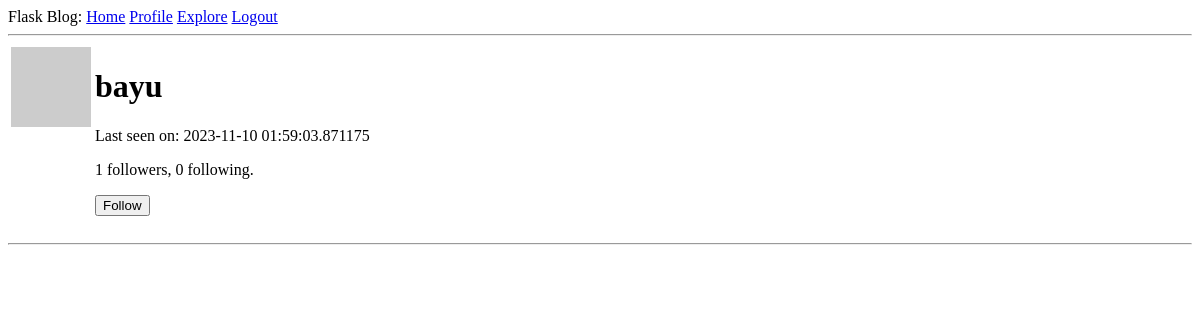
Page /user/bayu (signed in) on the earlier database version.
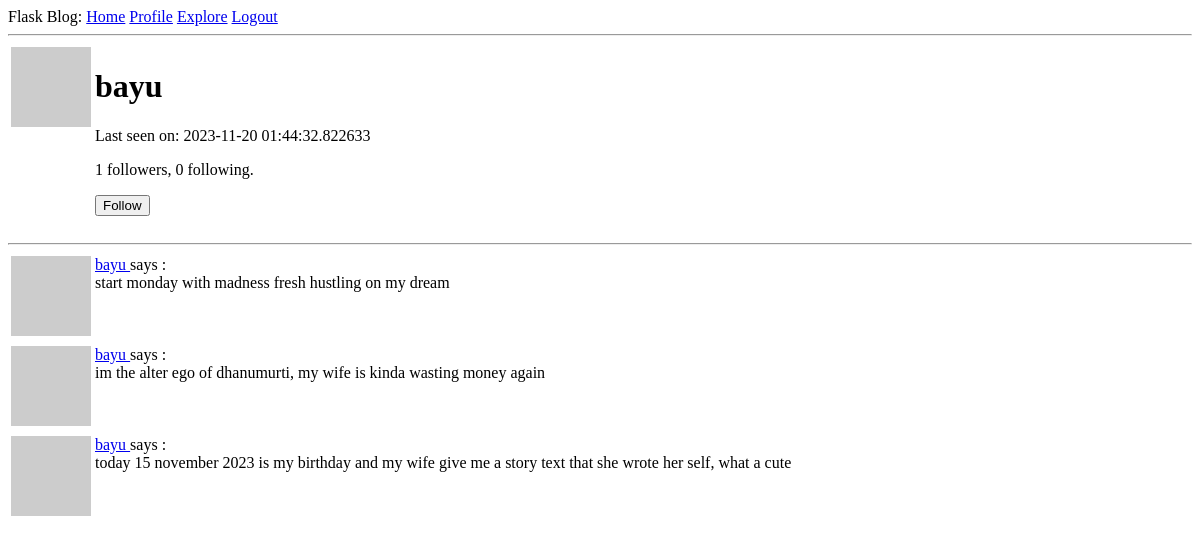
Same page on the later database version.
### app/models.py (models this page shows, shortened)
class User(UserMixin, db.Model):
    id = db.Column(db.Integer, primary_key=True)
    username = db.Column(db.String(64), index=True, unique=True)
    email = db.Column(db.String(120), index=True, unique=True)
    password_hash = db.Column(db.String(128))
    posts = db.relationship('Post', backref='author', lazy='dynamic')
    about_me = db.Column(db.String(140))
    last_seen = db.Column(db.DateTime, default=datetime.utcnow)
    followed = db.relationship(
        'User', secondary=followers,
        primaryjoin = (followers.c.follower_id == id),
        secondaryjoin = (followers.c.followed_id == id),
        backref = db.backref('followers', lazy='dynamic'), lazy ='dynamic')
    def avatar(self, size):
        digest = md5(self.email.lower().encode('utf-8')).hexdigest()
        return 'https://www.gravatar.com/avatar/{}?d=robohash&s{}'.format(digest, size)
    def is_following(self, user):
        return self.followed.filter(
            followers.c.followed_id == user.id).count() > 0
    """-- followed post query without users own post --
    def followed_post(self):
        return Post.query.join(
            followers, (followers.c.followed_id == Post.user_id)).filter(
                followers.c.follower_id == self.id).order_by(
                    Post.timestamp.desc())
                    """

class Post(db.Model):
    id = db.Column(db.Integer, primary_key=True)
    body = db.Column(db.String(140))
    timestamp = db.Column(db.DateTime, index=True, default=datetime.utcnow)
    user_id = db.Column(db.Integer, db.ForeignKey('user.id'))

### app/routes.py (the view)
@app.route('/user/<username>')
@login_required
def user(username):
    page = request.args.get('page', type=int)
    form = EmptyForm()
    user = User.query.filter_by(username=username).first_or_404()
    posts = user.posts.order_by(Post.timestamp.desc()).paginate(
        page=page, per_page=app.config['POST_PER_PAGE'], error_out=False)
    next_url = url_for('user', username=user.username, page=posts.next_num) \
        if posts.has_next else None
    prev_url = url_for('user', username=user.username, page=posts.prev_num) \
        if posts.has_prev else None
    return render_template('user.html', user=user, posts=posts.items,
                        form=form, next_url=next_url, prev_url=prev_url)

### app/forms.py
class EmptyForm(FlaskForm):
    submit = SubmitField('Submit')

### app/models.py (called while the page is built)
@login.user_loader
def load_user(id):
    return User.query.get(int(id))

### app/routes.py (called while the page is built)
@app.before_request
def before_request():
    if current_user.is_authenticated:
        current_user.last_seen = datetime.utcnow()
        db.session.commit()

### app/templates/user.html (shortened to what this page needs)
{% extends "base.html" %}
{% block content %}
<table>
    <tr valign="top">
        <td><img src="{{ user.avatar(128) }}"</td>
        <td>
            <h1>{{ user.username }}</h1>
            {% if user.last_seen %}<p>Last seen on: {{ user.last_seen }}</p>{% endif %}
            <p>{{ user.followers.count() }} followers, {{ user.followed.count() }} following.</p>
            {% if user == current_user %}
                <p><a href="{{ url_for('edit_profile') }}">Edit your profile</a></p>
            {% elif not current_user.is_following(user) %}
            <p>
                <form action="{{ url_for('follow', username=user.username) }}" method="post">
                {{ form.submit(value='Follow') }}
                </form>
            </p>
            {% endif %}
        </td>
    </tr>
</table>
<hr>
    {% for post in posts %}
        {% include '_post.html' %}
    {% endfor %}
{% endblock %}

### app/templates/_post.html
<table>
    <tr valign="top">
        <td><img src="{{ post.author.avatar(36) }}"</td>
        <td>
            <a href="{{ url_for('user', username=post.author.username)}}">
            {{ post.author.username }}
            </a>
            says :<br>{{ post.body }}
        </td>
    </tr>
</table>

Differences in the rows shown:
changed User "bayu": last_seen "2023-11-10 01:59:03.871175" → "2023-11-20 01:44:32.822633"
added Post: author.username "bayu", body "start monday with madness fresh hustling on my dream"
added Post: author.username "bayu", body "im the alter ego of dhanumurti, my wife is kinda wasting money again"
added Post: author.username "bayu", body "today 15 november 2023 is my birthday and my wife give me a story text that she wrote her self, what a cute"
